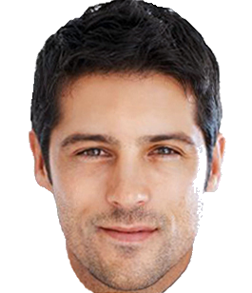
#> input picture face.png, 252 x 293 px
$ python feature.py
#> lines starting #> are read from the running program, lines starting #| are printed output that depends on the picture
import cv2

# 画像ファイルの読み込み
img = cv2.imread('face.png')
#> img is the input picture: shape (293, 252, 3); mean B, G, R 161.4, 170.1, 190

# ORB (Oriented FAST and Rotated BRIEF)
detector = cv2.ORB_create()

# 特徴検出
keypoints = detector.detect(img)
#> keypoints = 382 keypoints; strongest (x, y, size): (55, 33, 31), (99, 150, 31), (55, 35, 31), (98, 154, 31)

# 画像への特徴点の書き込み
out = cv2.drawKeypoints(img, keypoints, None)
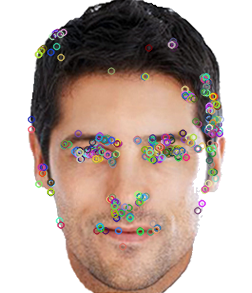
#> out: shape (293, 252, 3); mean B, G, R 162.7, 171.2, 188.8

# 表示
cv2.imshow("keypoints", out)

cv2.waitKey(0)

$ run again, with gradient5x5.png copied over face.png
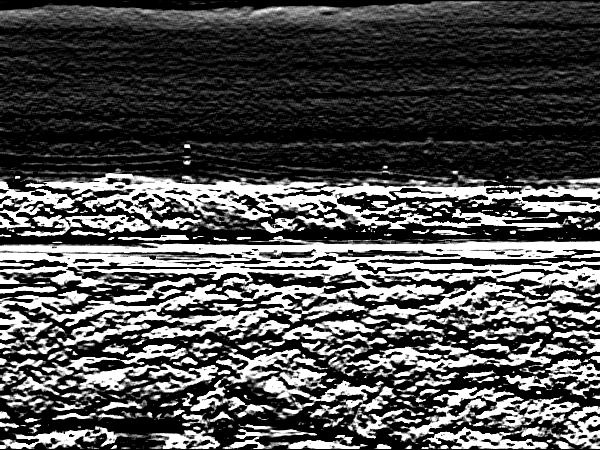
#> input picture gradient5x5.png, 600 x 450 px
#> img is the input picture: shape (450, 600, 3); min 0, max 255, mean 79.9
#> keypoints = 500 keypoints; strongest (x, y, size): (513, 214, 31), (435, 409, 31), (311, 206, 31), (498, 281, 31)
#> `out = cv2.drawKeypoints(img, keypoints, None)`:
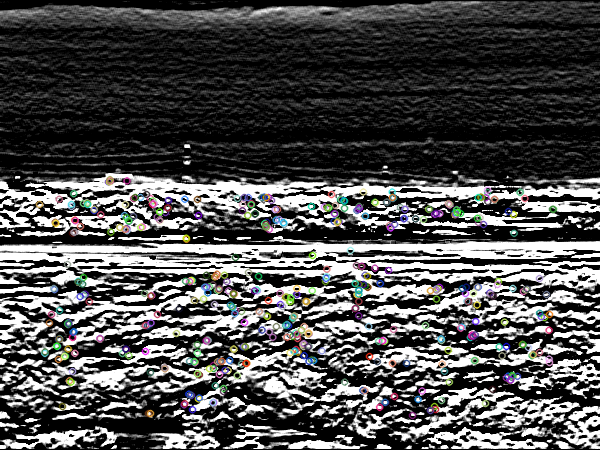
#> out: shape (450, 600, 3); mean B, G, R 79.9, 79.9, 79.9
